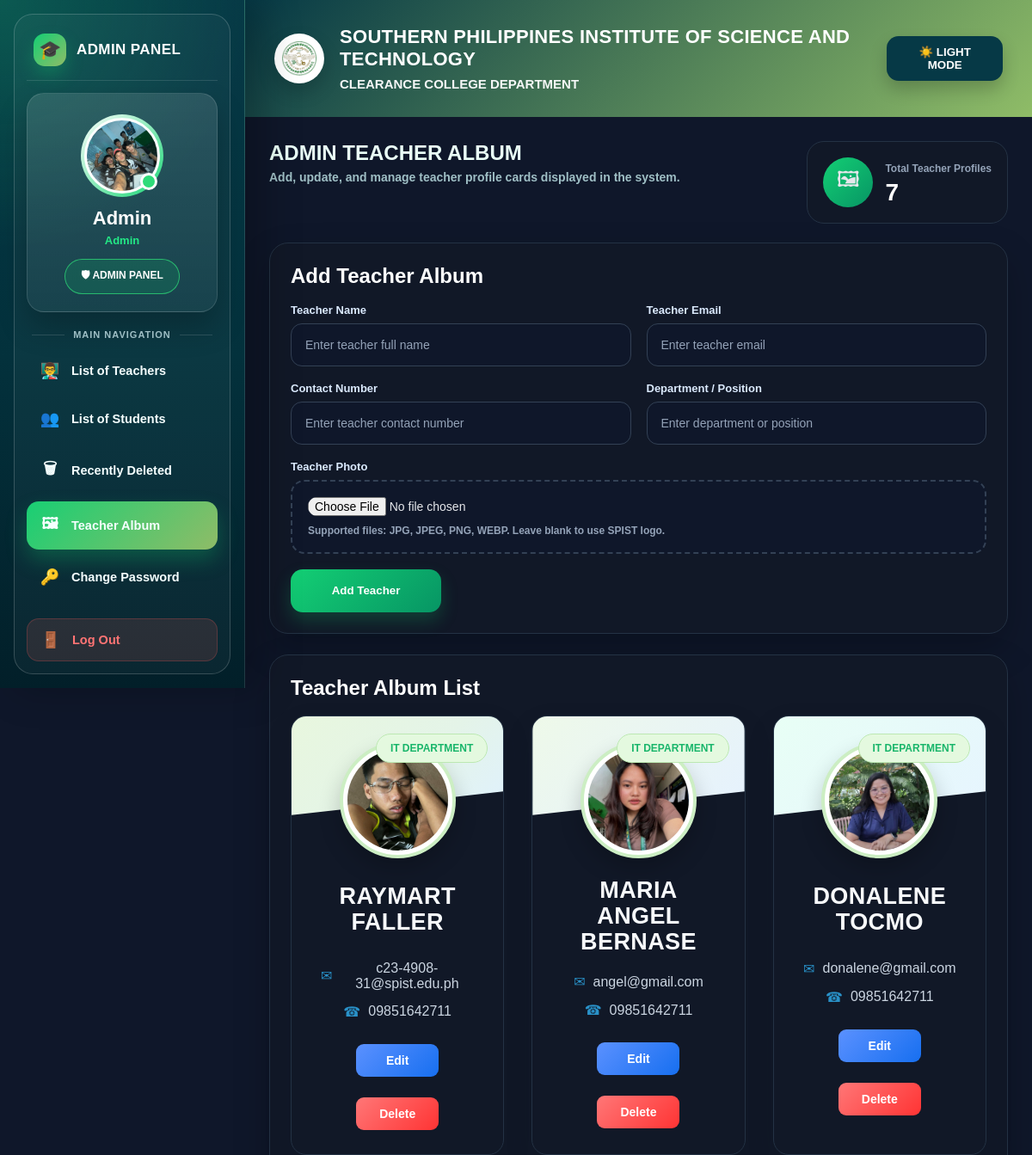
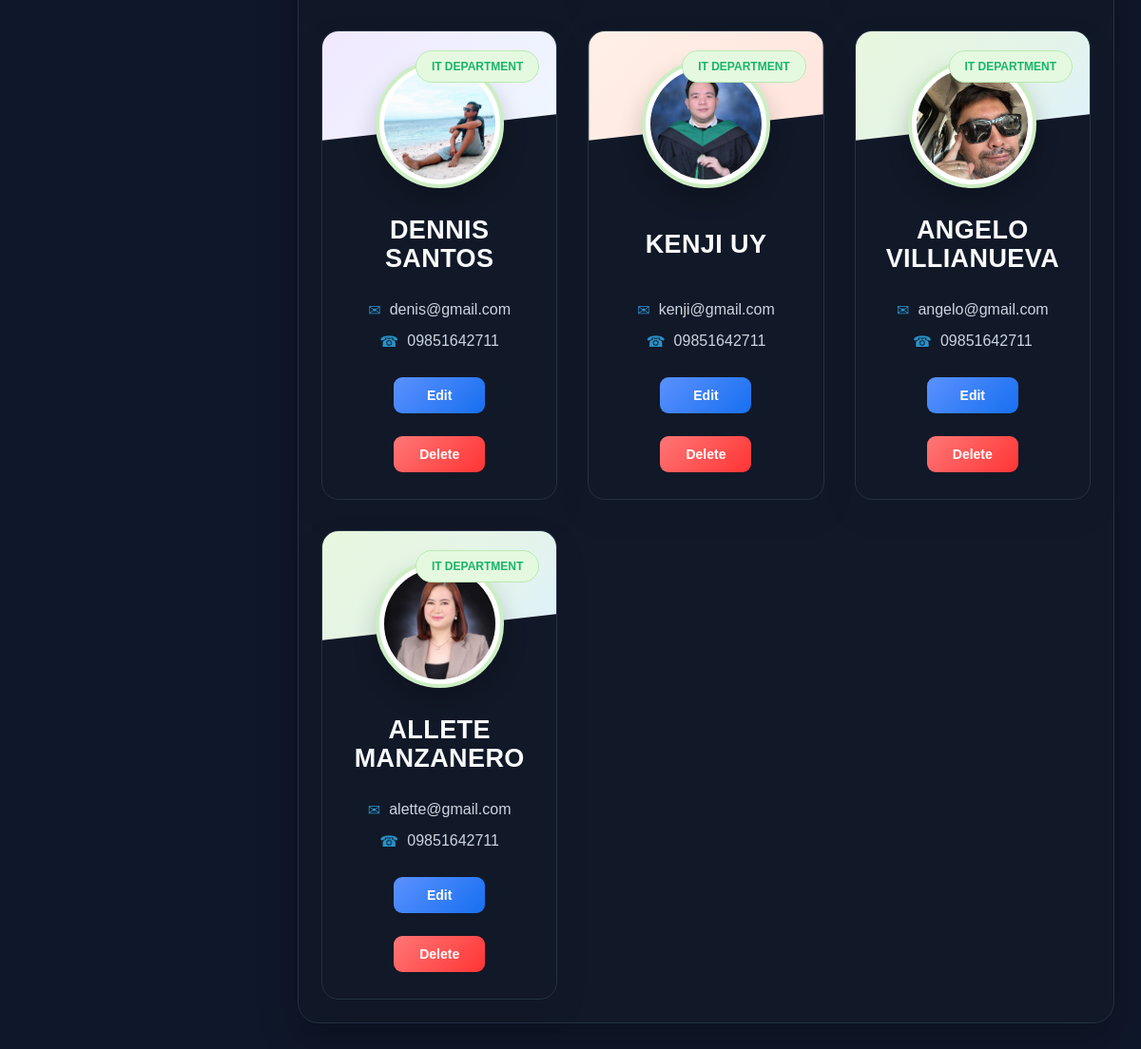
Page /dashboard/admin_teacher_album.php (signed in) on the committed database (2 pictures, top to bottom).
### tables this page shows
CREATE TABLE `teacher_album` (
  `id` int(11) NOT NULL,
  `teacher_name` varchar(150) NOT NULL,
  `teacher_photo` varchar(255) DEFAULT NULL,
  `teacher_email` varchar(150) DEFAULT NULL,
  `teacher_contact` varchar(50) DEFAULT NULL,
  `teacher_department` varchar(100) DEFAULT NULL,
  `created_at` timestamp NOT NULL DEFAULT current_timestamp()
);

### dashboard/admin_teacher_album.php (the view, shortened to what this page needs)
<?php
include("../config/db.php");
$admin_name = isset($_SESSION['name']) && !empty($_SESSION['name']) ? $_SESSION['name'] : 'Administrator';
$default_logo = "../assets/logo2.png";
$admin_photo = $default_logo;
$admin_id = isset($_SESSION['user_id']) ? intval($_SESSION['user_id']) : 0;
if ($admin_id > 0) {
    $admin_stmt = $conn->prepare("SELECT profile_photo FROM admin WHERE id = ?");
    $admin_stmt->bind_param("i", $admin_id);
    $admin_stmt->execute();
    $admin_result = $admin_stmt->get_result()->fetch_assoc();
    if ($admin_result && !empty($admin_result['profile_photo']) && file_exists("../assets/uploads/admin/" . $admin_result['profile_photo'])) {
        $admin_photo = "../assets/uploads/admin/" . $admin_result['profile_photo'];
    }
}
$upload_dir = "../assets/uploads/teacher_album/";
$edit_mode = false;
$edit_teacher = [
    'teacher_name' => '',
    'teacher_email' => '',
    'teacher_contact' => '',
    'teacher_department' => '',
    'teacher_photo' => ''
];
$teachers = $conn->query("SELECT * FROM teacher_album ORDER BY id DESC");
$totalTeachersAlbum = $teachers ? $teachers->num_rows : 0;
?>
<!DOCTYPE html>
<html lang="en">
<head>
</head>
<body>
<div class="admin-wrapper">
    <aside class="sidebar">
        <div class="sidebar-shell">
            <div>
                <div class="brand-mini">
                    <div class="brand-icon">🎓</div>
                    <div class="brand-text">ADMIN PANEL</div>
                </div>
                <div class="profile-box">
                    <div class="profile-icon-wrap">
                        <img src="<?php echo htmlspecialchars($admin_photo); ?>" alt="Admin Photo" class="profile-icon" onerror="this.onerror=null; this.src='<?php echo htmlspecialchars($default_logo); ?>';">
                        <span class="online-dot"></span>
                    </div>
                    <h3>Admin</h3>
                    <p><?php echo htmlspecialchars($admin_name); ?></p>
                    <div class="admin-badge">🛡 ADMIN PANEL</div>
                </div>
                <div class="menu-label">Main Navigation</div>
                <div class="nav-group">
                    <a class="side-btn" href="admin.php?view=teachers">
                        <span class="side-icon">👨‍🏫</span>
                        <span class="side-label">List of Teachers</span>
                    </a>
                    <a class="side-btn" href="admin.php?view=students">
                        <span class="side-icon">👥</span>
                        <span class="side-label">List of Students</span>
                    </a>
                    <a class="side-btn" href="recently_deleted.php">
                        <span class="side-icon">🗑</span>
                        <span class="side-label">Recently Deleted</span>
                    </a>
                    <a class="side-btn active" href="admin_teacher_album.php">
                        <span class="side-icon">🖼</span>
                        <span class="side-label">Teacher Album</span>
                    </a>
                    <a class="side-btn" href="admin_change_password.php">
                        <span class="side-icon">🔑</span>
                        <span class="side-label">Change Password</span>
                    </a>
                </div>
            </div>
            <a class="side-btn logout-btn" href="../auth/logout.php">
                <span class="side-icon">🚪</span>
                <span class="side-label">Log Out</span>
            </a>
        </div>
    </aside>
    <main class="main-content">
        <div class="top-hero">
            <div class="school-brand">
                <img src="<?php echo htmlspecialchars($default_logo); ?>" class="school-logo" alt="SPIST Logo" onerror="this.onerror=null; this.style.display='none';">
                <div>
                    <h1>SOUTHERN PHILIPPINES INSTITUTE OF SCIENCE AND TECHNOLOGY</h1>
                    <p>CLEARANCE COLLEGE DEPARTMENT</p>
                </div>
            </div>
            <button type="button" class="darkmode-toggle" id="darkModeToggle" onclick="toggleDarkMode()">☀️ LIGHT MODE</button>
        </div>
        <div class="content-area">
            <div class="page-title-row">
                <div class="page-title">
                    <h2>ADMIN TEACHER ALBUM</h2>
                    <p>Add, update, and manage teacher profile cards displayed in the system.</p>
                </div>
                <div class="stat-card">
                    <div class="stat-icon">🖼</div>
                    <div>
                        <span>Total Teacher Profiles</span>
                        <h3><?php echo $totalTeachersAlbum; ?></h3>
                    </div>
                </div>
            </div>
            <div class="form-card">
                <div class="card-title"><?php echo $edit_mode ? 'Edit Teacher Album' : 'Add Teacher Album'; ?></div>
                <form method="POST" enctype="multipart/form-data" class="teacher-form">
                    <div class="input-wrap">
                        <label class="input-label">Teacher Name</label>
                        <input type="text" name="teacher_name" placeholder="Enter teacher full name" required value="<?php echo htmlspecialchars($edit_teacher['teacher_name']); ?>">
                    </div>
                    <div class="input-wrap">
                        <label class="input-label">Teacher Email</label>
                        <input type="email" name="teacher_email" placeholder="Enter teacher email" value="<?php echo htmlspecialchars($edit_teacher['teacher_email']); ?>">
                    </div>
                    <div class="input-wrap">
                        <label class="input-label">Contact Number</label>
                        <input type="text" name="teacher_contact" placeholder="Enter teacher contact number" value="<?php echo htmlspecialchars($edit_teacher['teacher_contact']); ?>">
                    </div>
                    <div class="input-wrap">
                        <label class="input-label">Department / Position</label>
                        <input type="text" name="teacher_department" placeholder="Enter department or position" value="<?php echo htmlspecialchars($edit_teacher['teacher_department']); ?>">
                    </div>
                    <div class="input-wrap full-width">
                        <label class="input-label">Teacher Photo <?php echo $edit_mode ? '(Optional - leave blank if no change)' : ''; ?></label>
                        <div class="upload-box">
                            <input type="file" name="teacher_photo" accept=".jpg,.jpeg,.png,.webp">
                            <div class="upload-note">Supported files: JPG, JPEG, PNG, WEBP. Leave blank to use SPIST logo.</div>
                        </div>
                    </div>
                    <div class="full-width form-actions">
                        <?php if ($edit_mode): ?>
                            <button type="submit" name="update_teacher_album" class="save-btn">Update Teacher</button>
                            <a href="admin_teacher_album.php" class="cancel-btn">Cancel</a>
                        <?php else: ?>
                            <button type="submit" name="add_teacher_album" class="save-btn">Add Teacher</button>
                        <?php endif; ?>
                    </div>
                </form>
            </div>
            <div class="album-card">
                <div class="card-title">Teacher Album List</div>
                <?php if ($teachers && $teachers->num_rows > 0): ?>
                    <div class="album-grid">
                        <?php while ($teacher = $teachers->fetch_assoc()): ?>
                            <?php
                                $hasTeacherPhoto = (!empty($teacher['teacher_photo']) && file_exists($upload_dir . $teacher['teacher_photo']));
                                $teacher_photo = $hasTeacherPhoto ? $upload_dir . $teacher['teacher_photo'] : $default_logo;
                                $photo_class = $hasTeacherPhoto ? "teacher-photo" : "teacher-photo logo-fallback";
                            ?>
                            <div class="teacher-card">
                                <div class="teacher-dept">
                                    <?php echo !empty($teacher['teacher_department']) ? htmlspecialchars($teacher['teacher_department']) : 'Teacher'; ?>
                                </div>
                                <div class="teacher-photo-wrap">
                                    <img src="<?php echo htmlspecialchars($teacher_photo); ?>" alt="Teacher Photo" class="<?php echo $photo_class; ?>" onerror="this.onerror=null; this.src='<?php echo htmlspecialchars($default_logo); ?>'; this.classList.add('logo-fallback');">
                                </div>
                                <div class="teacher-name">
                                    <?php echo htmlspecialchars($teacher['teacher_name']); ?>
                                </div>
                                <div class="teacher-info email">
                                    <?php echo !empty($teacher['teacher_email']) ? htmlspecialchars($teacher['teacher_email']) : 'No email'; ?>
                                </div>
                                <div class="teacher-info contact">
                                    <?php echo !empty($teacher['teacher_contact']) ? htmlspecialchars($teacher['teacher_contact']) : 'No contact number'; ?>
                                </div>
                                <div class="card-actions">
                                    <a href="admin_teacher_album.php?edit=<?php echo intval($teacher['id']); ?>" class="edit-btn">Edit</a>
                                    <a href="admin_teacher_album.php?delete=<?php echo intval($teacher['id']); ?>" class="delete-btn" onclick="return confirm('Delete this teacher profile?')">Delete</a>
                                </div>
                            </div>
                        <?php endwhile; ?>
                    </div>
                <?php endif; ?>
            </div>
        </div>
    </main>
</div>
</body>
</html>

### rows in the picture
teacher_album: teacher_department "IT DEPARTMENT", teacher_photo (picture), teacher_name "RAYMART FALLER", teacher_email "c23-4908-31@spist.edu.ph", teacher_contact "09851642711"
teacher_album: teacher_department "IT DEPARTMENT", teacher_photo (picture), teacher_name "MARIA ANGEL BERNASE", teacher_email "angel@gmail.com", teacher_contact "09851642711"
teacher_album: teacher_department "IT DEPARTMENT", teacher_photo (picture), teacher_name "DONALENE TOCMO", teacher_email "donalene@gmail.com", teacher_contact "09851642711"
teacher_album: teacher_department "IT DEPARTMENT", teacher_photo (picture), teacher_name "DENNIS SANTOS", teacher_email "denis@gmail.com", teacher_contact "09851642711"
teacher_album: teacher_department "IT DEPARTMENT", teacher_photo (picture), teacher_name "KENJI UY", teacher_email "kenji@gmail.com", teacher_contact "09851642711"
teacher_album: teacher_department "IT DEPARTMENT", teacher_photo (picture), teacher_name "ANGELO VILLIANUEVA", teacher_email "angelo@gmail.com", teacher_contact "09851642711"
teacher_album: teacher_department "IT DEPARTMENT", teacher_photo (picture), teacher_name "ALLETE MANZANERO", teacher_email "alette@gmail.com", teacher_contact "09851642711"

### other values in the picture
$admin_name "Admin"
$totalTeachersAlbum "7"
